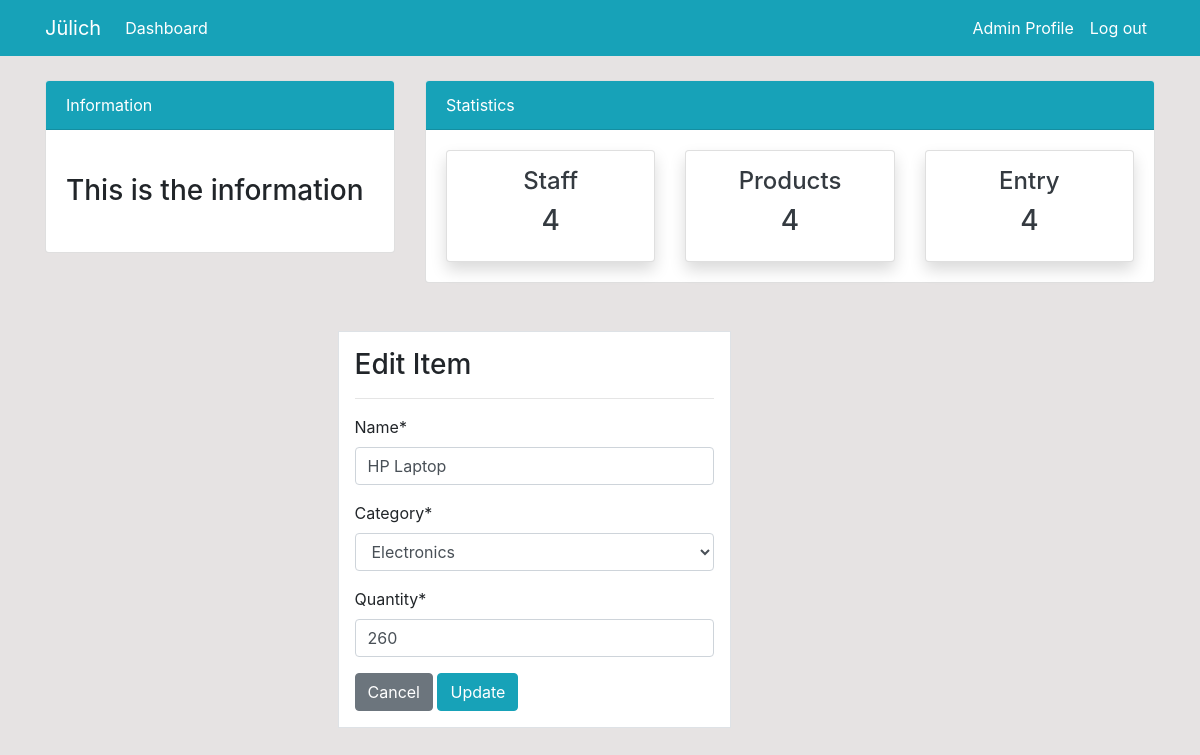
/product/update/2/, run on the app's committed database.
### dashboard/models.py (models this page shows, shortened)
class Product(models.Model):
    name = models.CharField(max_length=100, null=True)
    category = models.CharField(max_length=20, choices=CATEGORY, null=True)
    quantity = models.PositiveIntegerField(null=True)
    class Meta:
        verbose_name_plural = 'Product'

### dashboard/views.py (the view)
# urls.py: path('product/update/<int:pk>/', views.product_update, name='dashboard-product-update'),
def product_update(request, pk):
    items = Product.objects.get(id=pk)
    if request.method == 'POST':
        form = ProductForm(request.POST, instance=items)
        if form.is_valid():
            form.save()
            return redirect('dashboard-product')
    else:
        form = ProductForm(instance=items)
        context = {'form': form }
        return render(request, 'dashboard/product_update.html', context)

### dashboard/forms.py
class ProductForm(forms.ModelForm):
    class Meta:
        model = Product
        fields = ['name', 'category', 'quantity']

### Templates/dashboard/product_update.html (shortened to what this page needs)
<!DOCTYPE html>
<html lang="en">
<head>
</head>
<body>
   {% extends 'partials/base.html' %}
     {% load crispy_forms_tags %}
       {% block content %}
   <div class="container">
       <div class="row mt-5 offset-md-3">
           <div class="col-md-6">
               <div class="border bg-white p-3">
                   <h3> Edit Item </h3>
                   <hr>
<form method="POST">
    {{ form|crispy }}
    <a class="btn btn-secondary" href="{% url 'dashboard-product' %}">Cancel</a>
    <input class="btn btn-info" type="submit" value="Update">
</form>
               </div>
           </div>
       </div>
   </div>
{% endblock %}

### static/style.css (style rules this page uses)
body { background:rgb(230, 227, 227); }

### data on the page
Product: name "HP Laptop", category "Electronics", quantity "260"
